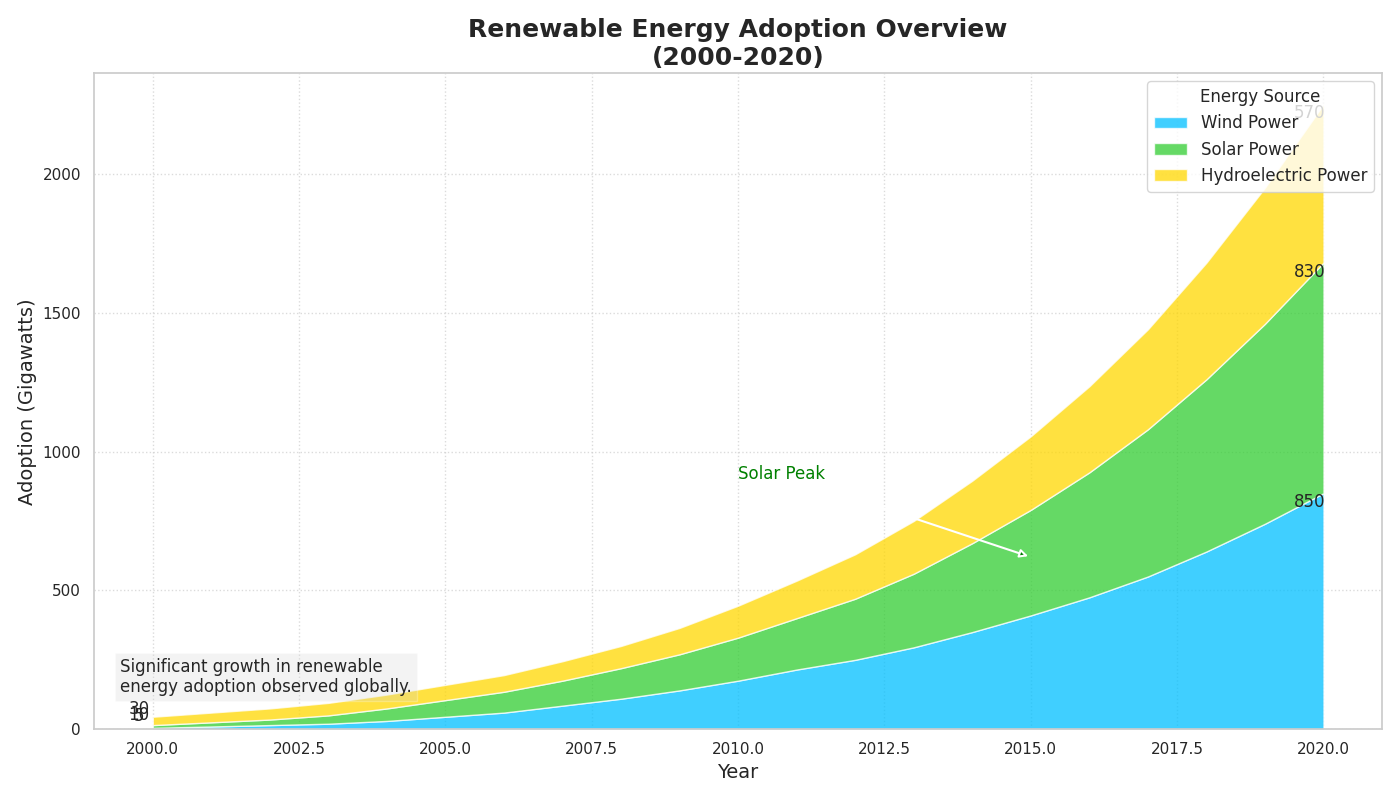

The script that drew this image:
import numpy as np
import matplotlib.pyplot as plt

years = np.arange(2000, 2021)

solar = np.array([
    5, 10, 15, 20, 30, 45, 60, 85, 110, 140, 
    175, 215, 250, 295, 350, 410, 475, 550, 640, 740, 850
])
wind = np.array([
    10, 15, 20, 30, 45, 60, 75, 90, 110, 130, 
    155, 185, 220, 265, 320, 380, 450, 530, 620, 720, 830
])
hydro = np.array([
    30, 35, 40, 45, 50, 55, 60, 70, 80, 95, 
    115, 135, 160, 190, 225, 265, 310, 360, 420, 490, 570
])

energy_data = np.vstack([solar, wind, hydro])

fig, ax = plt.subplots(figsize=(14, 8))

colors = ['#00BFFF', '#32CD32', '#FFD700']  # Randomly altered color order
labels = ['Wind Power', 'Solar Power', 'Hydroelectric Power']  # Shuffled labels

ax.stackplot(years, energy_data, labels=labels, colors=colors, alpha=0.75)

ax.set_title("Renewable Energy Adoption Overview\n(2000-2020)", fontsize=18, fontweight='bold')
ax.set_xlabel('Year', fontsize=14)
ax.set_ylabel('Adoption (Gigawatts)', fontsize=14)
ax.legend(loc='upper right', fontsize=12, title='Energy Source', frameon=True)
ax.grid(linestyle=':', alpha=0.7)

# Changed the markers in annotations and reduced redundant annotation
ax.annotate('Solar Peak', xy=(2015, 620), xytext=(2010, 900),
            arrowprops=dict(facecolor='green', arrowstyle='-|>', lw=1.5),
            fontsize=12, color='green')

props = dict(boxstyle='square', facecolor='lightgrey', alpha=0.25)
textstr = ('Significant growth in renewable\n'
           'energy adoption observed globally.')
ax.text(0.02, 0.05, textstr, transform=ax.transAxes, fontsize=12,
        verticalalignment='bottom', bbox=props)

for idx, energy in enumerate(labels):
    ax.annotate(f'{energy_data[idx, 0]}', (2000, energy_data[idx, 0]),
                textcoords="offset points", xytext=(-10, 5), ha='center')
    ax.annotate(f'{energy_data[idx, -1]}', (2020, energy_data[idx, -1] + np.sum(energy_data[:idx, -1])),
                textcoords="offset points", xytext=(-10, -10), ha='center')

plt.tight_layout()
plt.show()
